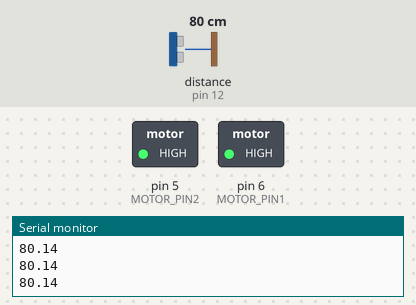
The sketch below on a simulated Arduino Uno, built with avr-gcc and run on an emulated ATmega328P. Shown: switched loads named in the sketch (green lamp = pin HIGH), the last lines printed to the serial monitor. Wiring (inferred from the names in the program): ultrasonic range finder: trigger pin 13; echo pin 12. Inputs (shaded band) come from the test bench; at power-on: distance to the obstacle (sensor on pin 12) 80 cm. The echo pulse lasts 58.3 µs per cm; pins used as bus, display or sensor lines are not drawn.

Above: at 1.2 s.
1.3 s: distance to the obstacle (sensor on pin 12) set to 32 cm
2.8 s: distance to the obstacle (sensor on pin 12) set to 28 cm
At 4.0 s:
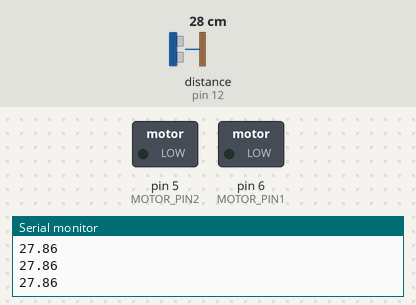
4.3 s: distance to the obstacle (sensor on pin 12) set to 35 cm
At 5.4 s:
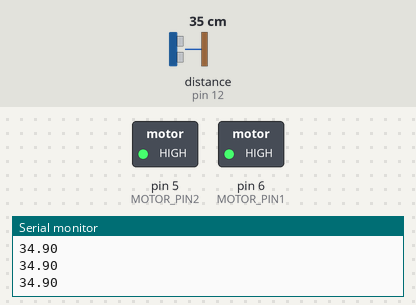
5.8 s: distance to the obstacle (sensor on pin 12) set to 2 cm
At 6.2 s:
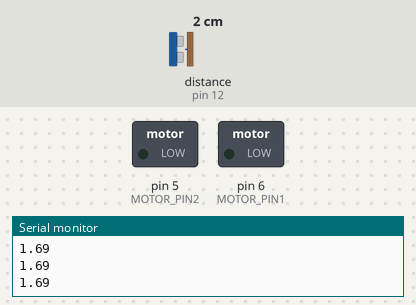
Timing chart, 0 to 8.3 s (numbered marks = the images above; inputs shaded):
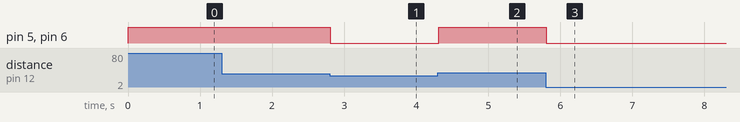

The sketch:

arduino.ino
```cpp
// constants

const int TRIG_PIN = 13;
const int ECHO_PIN = 12;
const int MOTOR_PIN1 = 6;
const int MOTOR_PIN2 = 5;
const float SPEED_OF_SOUND = 0.0345;

// helper functions

int distance_ms() {
  digitalWrite(TRIG_PIN, HIGH);
  delayMicroseconds(10);
  digitalWrite(TRIG_PIN, LOW);
  return pulseIn(ECHO_PIN, HIGH);
}

float distance_cm() {
  int microsecs = distance_ms();
  return microsecs * SPEED_OF_SOUND / 2;
}

void start_motor() {
  digitalWrite(MOTOR_PIN1, HIGH);
  digitalWrite(MOTOR_PIN2, HIGH);
}

void stop_motor() {
  digitalWrite(MOTOR_PIN1, LOW);
  digitalWrite(MOTOR_PIN2, LOW);
}

// run once before loop

void setup() {
  pinMode(MOTOR_PIN1, OUTPUT);
  pinMode(MOTOR_PIN2, OUTPUT);
  pinMode(TRIG_PIN, OUTPUT);
  digitalWrite(TRIG_PIN, LOW);  // initialise ultrasonic distance probe to not detect
  pinMode(ECHO_PIN, INPUT);
  Serial.begin(9600) ;
}

// loop forever

void loop() {
  float cms = distance_cm();
  Serial.println(cms);
  if (cms < 30) {
    stop_motor();
  } else {
    start_motor();
  }
  delay(10);  // in milliseconds
}
```

Measured:
- the behaviour switches between 31 and 30 cm on distance to the obstacle (sensor on pin 12) (found by bisection; images 0 and 1)
- after the input at 2.8 s, pin 5 (MOTOR_PIN2), pin 6 (MOTOR_PIN1): HIGH → LOW at once
- after the input at 4.3 s, pin 5 (MOTOR_PIN2), pin 6 (MOTOR_PIN1): LOW → HIGH at once
- after the input at 5.8 s, pin 5 (MOTOR_PIN2), pin 6 (MOTOR_PIN1): HIGH → LOW at once
